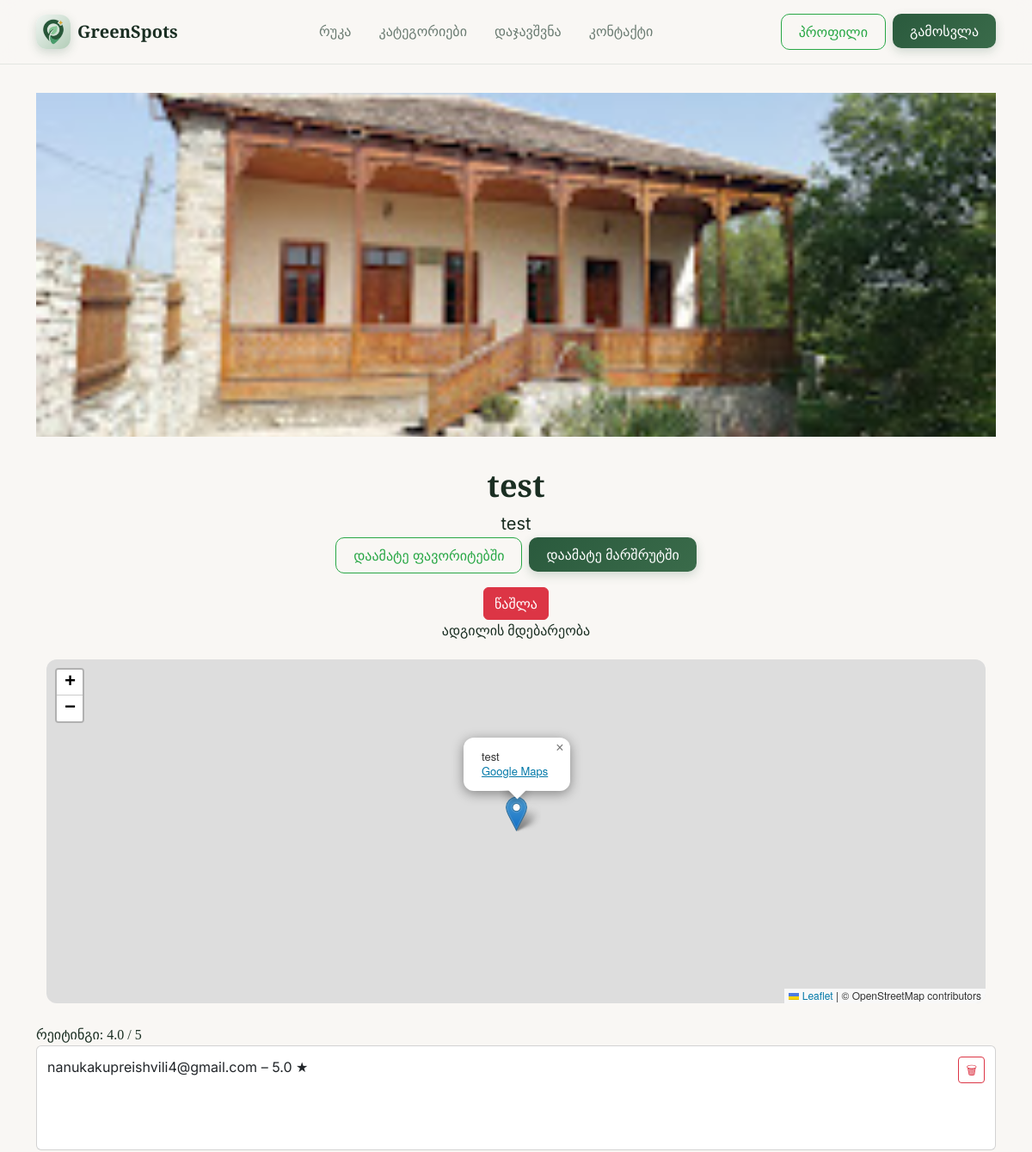
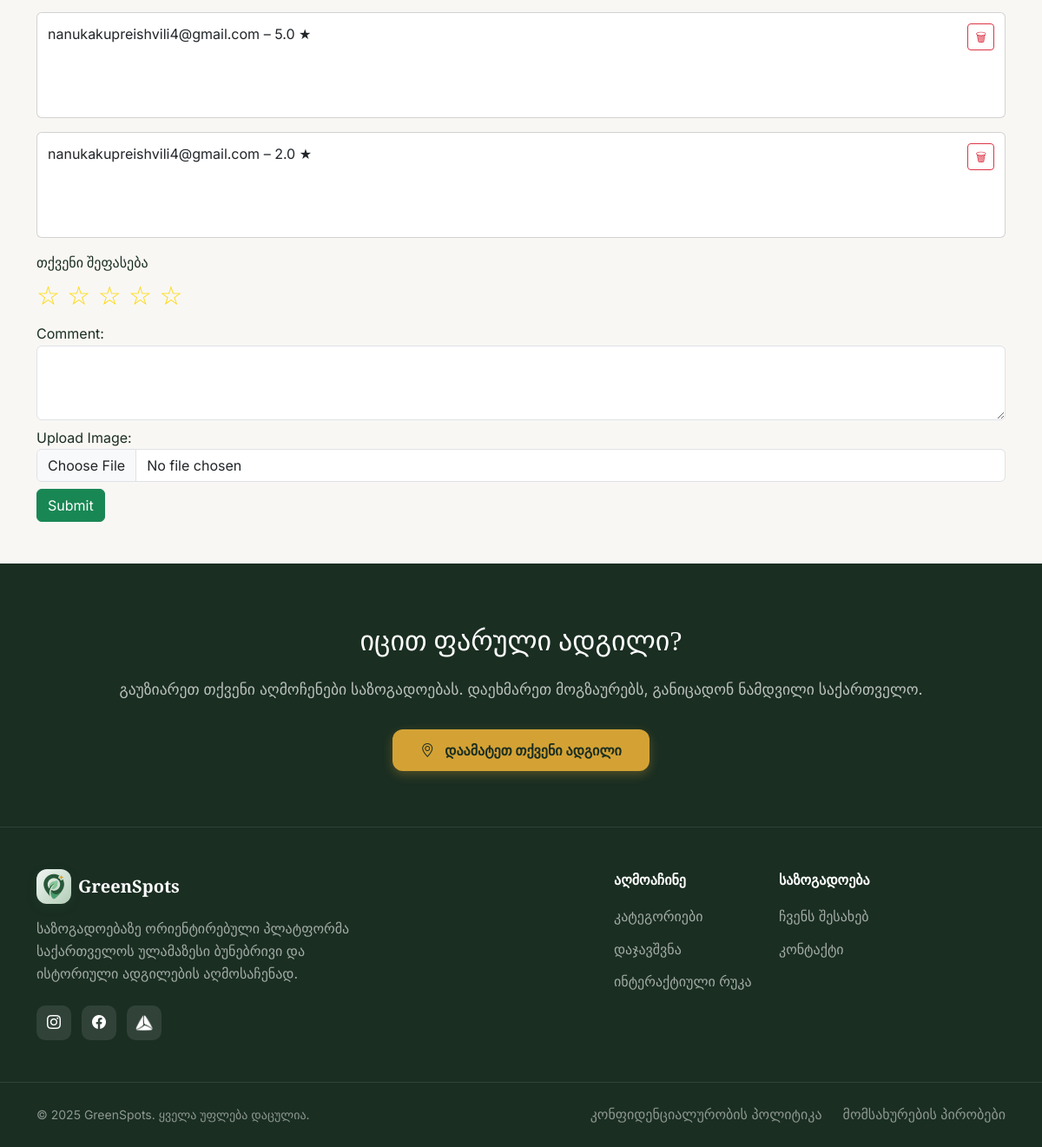
Screenshot of /place/2 (signed in) with the database file from the repository (2 pictures, top to bottom).
### models.py (models this page shows, shortened)
class Place(db.Model):
    id = db.Column(db.Integer, primary_key=True)
    name = db.Column(db.String(150), nullable=False)
    description = db.Column(db.Text, nullable=False)
    category = db.Column(db.String(50), nullable=False)
    region = db.Column(db.String(50))
    image = db.Column(db.String(200))
    latitude = db.Column(db.Float, nullable=True)
    longitude = db.Column(db.Float, nullable=True)
    rating = db.Column(db.Float)
    user_id = db.Column(db.Integer, db.ForeignKey('user.id'), nullable=True)  # Made nullable
    ratings = db.relationship('Rating', backref='place', lazy=True)

class Rating(db.Model):
    id = db.Column(db.Integer, primary_key=True)
    user_id = db.Column(db.Integer, db.ForeignKey('user.id'))
    place_id = db.Column(db.Integer, db.ForeignKey('place.id'))
    stars = db.Column(db.Float, nullable=False)
    comment = db.Column(db.Text)
    image = db.Column(db.String(200))
    timestamp = db.Column(db.DateTime, default=datetime.utcnow)
    user = db.relationship('User', backref='ratings')

class User(UserMixin, db.Model):
    id = db.Column(db.Integer, primary_key=True)
    username = db.Column(db.String(100), unique=True, nullable=False)
    email = db.Column(db.String(120), unique=True, nullable=False)
    password_hash = db.Column(db.String(200), nullable=False)
    favorites = db.relationship('Place', secondary=favorites_table, backref='favorited_by', lazy='dynamic')
    role = db.Column(db.String(50), default="user")
    is_admin = db.Column(db.Boolean, default=False)

### app.py (the view, shortened to what this page needs)
@app.route("/place/<int:place_id>", methods=["GET", "POST"])
@login_required
def place_detail(place_id):
    place = Place.query.get_or_404(place_id)
    avg_rating = round(sum(r.stars for r in place.ratings)/len(place.ratings), 1) if place.ratings else 0
    return render_template("place_detail.html", place=place, ratings=place.ratings, avg_rating=avg_rating)

### app.py (called while the page is built)
@login_manager.user_loader
def load_user(user_id):
    return User.query.get(int(user_id))

### templates/place_detail.html (shortened to what this page needs)
{% extends "base.html" %}
{% block css %}
<link rel="stylesheet" href="{{ url_for('static', filename='css/reset.css') }}">
<link rel="stylesheet" href="{{ url_for('static', filename='css/index.css') }}">
<link rel="stylesheet" href="{{ url_for('static', filename='css/dashboard.css') }}">
<link rel="stylesheet" href="https://unpkg.com/leaflet/dist/leaflet.css" />
{% endblock %}
{% block content %}
<div class="container py-5">
    <div class="text-center mb-4">
        <img src="{{ url_for('static', filename='uploads/' ~ place.image) }}" class="img-banner" alt="{{ place.name }}">
        <h1 class="head-text">{{ place.name }}</h1>
        <p class="place-description">{{ place.description }}</p>
        <div class="d-flex justify-content-center gap-2 mb-3">
            <button id="favorite-btn" data-id="{{ place.id }}" class="btn {% if place in current_user.favorites %}btn-green{% else %}btn-outline-green{% endif %}">
                {% if place in current_user.favorites %}წაშალე ფავორიტებიდან{% else %}დაამატე ფავორიტებში{% endif %}
            </button>
            <form method="POST">
                <button type="submit" class="btn btn-primary-green">დაამატე მარშრუტში</button>
            </form>
        </div>
       <form method="POST" action="{{ url_for('delete_place', place_id=place.id) }}">
            <button type="submit" class="btn btn-danger">წაშლა</button>
        </form>
        {% if place.latitude and place.longitude %}
        <div class="container">
            <h3>ადგილის მდებარეობა</h3>
            <div id="place-map"></div>
        </div>
        {% endif %}
    </div>
    <section>
        <h3>რეიტინგი: {{ avg_rating }} / 5</h3>
        {% for rating in ratings %}
            <div class="card mb-3" id="rating-{{ rating.id }}">
                <div class="card-body d-flex justify-content-between align-items-start">
                    <div>
                        <p><strong>{{ rating.user.username }}</strong> – {{ rating.stars }} ★</p>
                    </div>
                    {% if current_user.id == rating.user_id or current_user.is_admin %}
                    <button class="btn btn-outline-danger btn-sm delete-comment" data-id="{{ rating.id }}" title="Delete">
                        🗑
                    </button>
                    {% endif %}
                </div>
            </div>
            {% endfor %}
        <h4>თქვენი შეფასება</h4>
        <form method="POST" enctype="multipart/form-data" id="rating-form">
            <div class="star-rating mb-2">
                {% for i in range(1, 6) %}
                    <span class="star" data-value="{{ i }}">☆</span>
                {% endfor %}
            </div>
            <div class="mb-2">
                <label>Comment:</label>
                <textarea name="comment" rows="3" class="form-control"></textarea>
            </div>
            <div class="mb-2">
                <label>Upload Image:</label>
                <input type="file" name="image" class="form-control">
            </div>
            <button type="submit" class="btn btn-success">Submit</button>
        </form>
    </section>
</div>
{% endblock %}

### static/css/index.css (style rules this page uses)
:root { --forest-50: #f0f5f2; --forest-100: #d9e6de; --forest-200: #b3cdb8; --forest-300: #6b9b7a; --forest-400: #4a7d5a; --forest-500: #3a6b4a; --forest-600: #2a5a3d; --forest-700: #234a33; --forest-800: #1c3a28; --forest-900: #152a1e; --sand-50: #fdfcfa; --sand-100: #f7f4ef; --sand-200: #ede7db; --sand-300: #d9cfbc; --sand-400: #c9a855; --sand-500: #d4a234; --background: #f9f7f4; --foreground: #1a2e22; --muted: #6b7c72; --accent: #d4a234; }
html { scroll-behavior: smooth; }
* { margin: 0; padding: 0; box-sizing: border-box; }
body { font-family: "ALK life", 'Inter', sans-serif; background-color: var(--background); color: var(--foreground); line-height: 1.6; }
h1, h2, h3, h4, h5, h6 { font-family: 'Playfair Display', "ALK life", serif; }
.btn-primary-green { background: linear-gradient(135deg, var(--forest-600), var(--forest-500)); border: none; color: white; padding: 0.5rem 1.25rem; border-radius: 10px; font-weight: 500; transition: all 0.3s ease; box-shadow: 0 4px 12px rgba(42, 90, 61, 0.2); }
.btn-outline-green { background: transparent; border: 2px solid var(--forest-600); color: var(--forest-600); padding: 0.5rem 1.25rem; border-radius: 10px; font-weight: 500; transition: all 0.3s ease; }
img { max-width: 100%; height: auto; }
body { overflow-x: hidden; }

### static/css/dashboard.css (style rules this page uses)
body { font-family: "ALK life", 'Inter', sans-serif; margin: 0; padding: 0; }
html { scroll-behavior: smooth; }
.card-body { min-height: 120px; padding: 0.75rem; }

### templates/place_detail.html (style rules this page uses)
.btn-outline-green { background-color: transparent; color: #28a745; border: 1px solid #28a745; }
.img-banner { margin-top: 60px; width: 100%; height: 400px; object-fit: cover; }
.head-text { font-size: 36px; font-weight: 700; margin-top: 20px; }
.place-description { font-size: 20px; line-height: 1.6; }
.star-rating { font-size: 30px; cursor: pointer; display: inline-block; }
.star { color: gold; transition: transform 0.1s; }
#place-map { width: 100%; height: 400px; border-radius: 12px; margin: 20px 0; }

### rows the page displays
Place: image+name (picture), name "test", description "test"
Rating: user.username "nanukakupreishvili4@gmail.com", stars "5.0"
Rating: user.username "nanukakupreishvili4@gmail.com", stars "5.0"
Rating: user.username "nanukakupreishvili4@gmail.com", stars "2.0"

### other values shown
{{ avg_rating }} "4.0"
